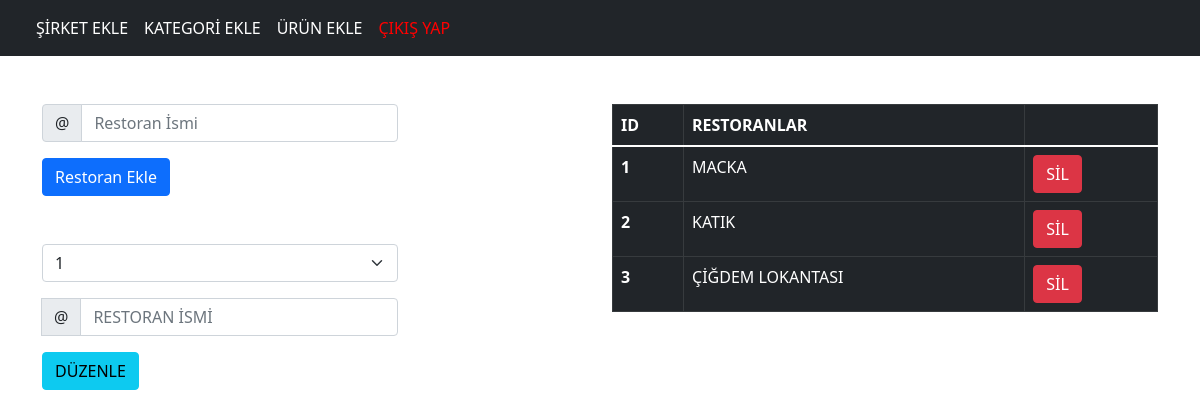
The page /admin/restoran_ekle.php (signed in) on the database its author committed.
### tables this page shows
CREATE TABLE `sirketler` (
  `id` int(11) NOT NULL,
  `isim` varchar(300) NOT NULL
);

### admin/restoran_ekle.php (the view, shortened to what this page needs)
<?php
require_once  "baglan.php";
$baglan = $db->prepare("select * from sirketler");
$baglan->execute();
$goster = $baglan->fetchAll(PDO::FETCH_ASSOC);
?>
<!doctype html>
<html lang="en">
<head>
    <link href="https://cdn.jsdelivr.net/npm/bootstrap@5.1.3/dist/css/bootstrap.min.css" rel="stylesheet">
</head>
<body>
    <?php include "src/header.php"; ?>
    <div class="container">
        <div class="row">
            <div class="col-4">
                <form action="" method="post">
                    <div class="mb-5">
                        <div class="input-group mb-3">
                            <span class="input-group-text" id="basic-addon1">@</span>
                            <input name="ekle" type="text" class="form-control w-50" placeholder="Restoran İsmi" aria-label="Username" aria-describedby="basic-addon1">
                        </div>
                        <button type="submit" class="btn btn-primary ">Restoran Ekle</button>
                    </div>
                </form>
                <form action="" method="post">
                    <div class="input-group mb-3">
                        <div class="input-group mb-3">
                            <select name="id" class="form-select" id="inputGroupSelect01">
                                <?php foreach ($goster as $item) : ?>
                                    <option value="<?= $item["id"] ?>"><?= $item["id"] ?></option>
                                <?php endforeach ?>
                            </select>
                        </div>
                        <span class="input-group-text">@</span>
                        <input name="isim" type="text" class="form-control" placeholder="RESTORAN İSMİ" aria-label="Server">
                    </div>
                    <button name="duzenle" type="submit" class="btn btn-info" value="1">DÜZENLE</button>
                </form>
            </div>
            <div class="col-2"></div>
            <div class="col-6">
                <table class="table table-hover  table-dark   table-bordered">
                    <thead>
                        <tr>
                            <th scope="col">ID</th>
                            <th scope="col">RESTORANLAR </th>
                            <th scope="col"></th>
                        </tr>
                    </thead>
                    <tbody>
                        <?php foreach ($goster  as $item) :  ?>
                            <form action="" method="post">
                                <tr>
                                    <th scope="row"><?= $item["id"] ?></th>
                                    <td><?= $item["isim"] ?></td>
                                    <td>
                                        <button name="sil" type="submit" class="btn btn-danger" value="<?= $item["id"] ?>">SİL</button>
                                    </td>
                                </tr>
                            </form>
                        <?php endforeach ?>
                    </tbody>
                </table>
            </div>
        </div>
    </div>
</body>
</html>

### rows shown on the page
sirketler: id "1", isim "MACKA"
sirketler: id "2", isim "KATIK"
sirketler: id "3", isim "ÇİĞDEM LOKANTASI"

### other values the page prints
form field id "1"
